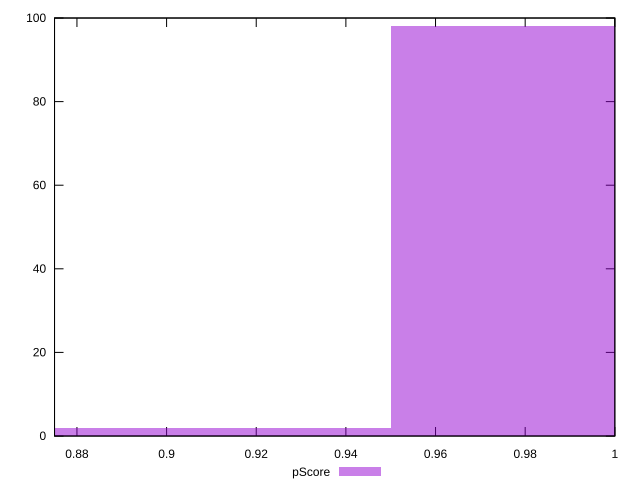

Write gnuplot code to recreate this figure.
reset

$pScore <<EOF
0.9 2
1 98
EOF

set key outside below
set boxwidth 0.1
set xrange [0.875:1]
set yrange [0:100]
set trange [0:100]
set style fill transparent solid 0.5 noborder
set terminal svg size 640, 490 enhanced background rgb 'white'
set output "report_0_00242021-02-20T12:25:28.543Z/uses-http2/samples/pages+cached+noadtech+nomedia/pScore/histogram.svg"

plot $pScore title "pScore" with boxes

reset
